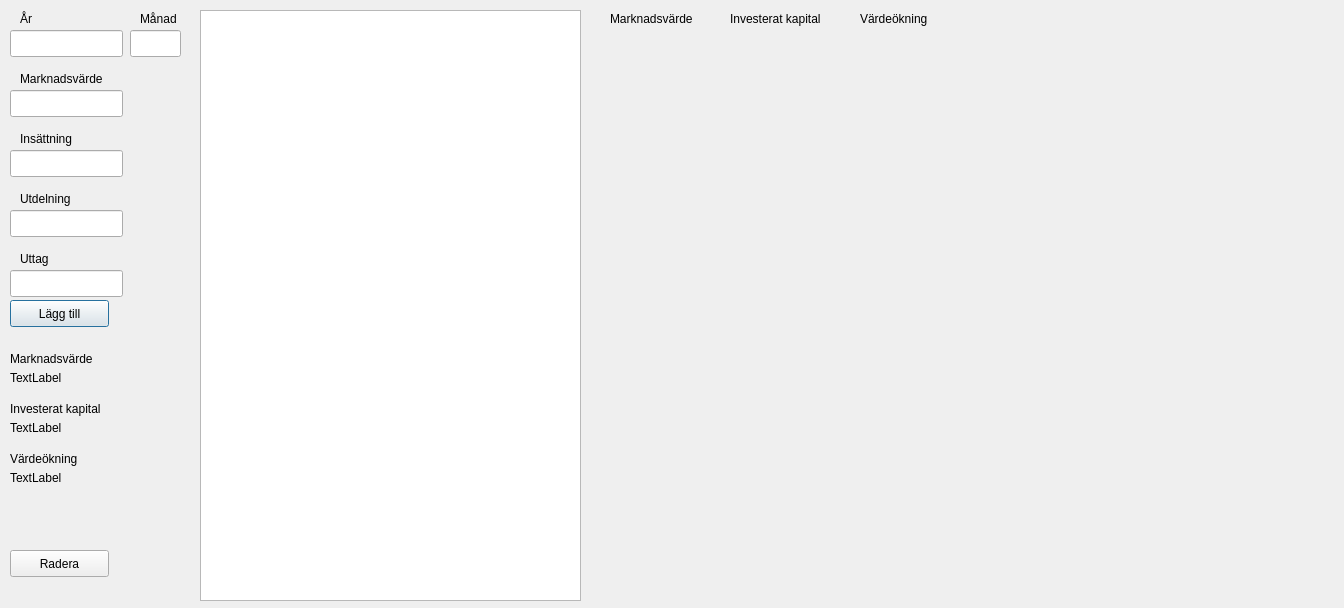
<?xml version="1.0" encoding="UTF-8"?>
<ui version="4.0">
 <class>AdminMyPortfolio</class>
 <widget class="QDialog" name="AdminMyPortfolio">
  <property name="geometry">
   <rect>
    <x>0</x>
    <y>0</y>
    <width>1344</width>
    <height>608</height>
   </rect>
  </property>
  <property name="windowTitle">
   <string>Dialog</string>
  </property>
  <widget class="QLineEdit" name="yearLineEditAdminPortfolio">
   <property name="geometry">
    <rect>
     <x>10</x>
     <y>30</y>
     <width>113</width>
     <height>27</height>
    </rect>
   </property>
  </widget>
  <widget class="QLineEdit" name="monthLineEditAdminPortfolio">
   <property name="geometry">
    <rect>
     <x>130</x>
     <y>30</y>
     <width>51</width>
     <height>27</height>
    </rect>
   </property>
  </widget>
  <widget class="QLabel" name="label">
   <property name="geometry">
    <rect>
     <x>20</x>
     <y>10</y>
     <width>67</width>
     <height>17</height>
    </rect>
   </property>
   <property name="text">
    <string>År</string>
   </property>
  </widget>
  <widget class="QLabel" name="label_2">
   <property name="geometry">
    <rect>
     <x>140</x>
     <y>10</y>
     <width>67</width>
     <height>17</height>
    </rect>
   </property>
   <property name="text">
    <string>Månad</string>
   </property>
  </widget>
  <widget class="QLineEdit" name="marketValueLineEditAdminPortfolio">
   <property name="geometry">
    <rect>
     <x>10</x>
     <y>90</y>
     <width>113</width>
     <height>27</height>
    </rect>
   </property>
  </widget>
  <widget class="QLabel" name="label_3">
   <property name="geometry">
    <rect>
     <x>20</x>
     <y>70</y>
     <width>151</width>
     <height>17</height>
    </rect>
   </property>
   <property name="text">
    <string>Marknadsvärde</string>
   </property>
  </widget>
  <widget class="QLabel" name="label_4">
   <property name="geometry">
    <rect>
     <x>20</x>
     <y>130</y>
     <width>111</width>
     <height>17</height>
    </rect>
   </property>
   <property name="text">
    <string>Insättning</string>
   </property>
  </widget>
  <widget class="QLineEdit" name="addedMoneyLineEditAdminPortfolio">
   <property name="geometry">
    <rect>
     <x>10</x>
     <y>150</y>
     <width>113</width>
     <height>27</height>
    </rect>
   </property>
  </widget>
  <widget class="QLabel" name="label_5">
   <property name="geometry">
    <rect>
     <x>20</x>
     <y>190</y>
     <width>111</width>
     <height>17</height>
    </rect>
   </property>
   <property name="text">
    <string>Utdelning</string>
   </property>
  </widget>
  <widget class="QLineEdit" name="ReceivedDividentLineEditAdminPortfolio">
   <property name="geometry">
    <rect>
     <x>10</x>
     <y>210</y>
     <width>113</width>
     <height>27</height>
    </rect>
   </property>
  </widget>
  <widget class="QPushButton" name="addDataPushButton">
   <property name="geometry">
    <rect>
     <x>10</x>
     <y>300</y>
     <width>99</width>
     <height>27</height>
    </rect>
   </property>
   <property name="text">
    <string>Lägg till</string>
   </property>
  </widget>
  <widget class="QTableView" name="tableView">
   <property name="geometry">
    <rect>
     <x>200</x>
     <y>10</y>
     <width>381</width>
     <height>591</height>
    </rect>
   </property>
  </widget>
  <widget class="QPushButton" name="removeDataPushButton">
   <property name="geometry">
    <rect>
     <x>10</x>
     <y>550</y>
     <width>99</width>
     <height>27</height>
    </rect>
   </property>
   <property name="text">
    <string>Radera</string>
   </property>
  </widget>
  <widget class="QwtPlot" name="qwtPlot">
   <property name="geometry">
    <rect>
     <x>600</x>
     <y>40</y>
     <width>731</width>
     <height>311</height>
    </rect>
   </property>
   <property name="font">
    <font>
     <pointsize>9</pointsize>
    </font>
   </property>
  </widget>
  <widget class="QwtPlot" name="qwtPlot_2">
   <property name="geometry">
    <rect>
     <x>600</x>
     <y>360</y>
     <width>731</width>
     <height>231</height>
    </rect>
   </property>
  </widget>
  <widget class="QLabel" name="label_6">
   <property name="geometry">
    <rect>
     <x>20</x>
     <y>250</y>
     <width>121</width>
     <height>17</height>
    </rect>
   </property>
   <property name="text">
    <string>Uttag</string>
   </property>
  </widget>
  <widget class="QLineEdit" name="withdrawingLineEdit">
   <property name="geometry">
    <rect>
     <x>10</x>
     <y>270</y>
     <width>113</width>
     <height>27</height>
    </rect>
   </property>
  </widget>
  <widget class="QLabel" name="marketValueLabel">
   <property name="geometry">
    <rect>
     <x>610</x>
     <y>10</y>
     <width>111</width>
     <height>17</height>
    </rect>
   </property>
   <property name="text">
    <string>Marknadsvärde</string>
   </property>
  </widget>
  <widget class="QLabel" name="InvestedMoneyLabel">
   <property name="geometry">
    <rect>
     <x>730</x>
     <y>10</y>
     <width>121</width>
     <height>17</height>
    </rect>
   </property>
   <property name="text">
    <string>Investerat kapital</string>
   </property>
  </widget>
  <widget class="QLabel" name="valueIncreaseLabel">
   <property name="geometry">
    <rect>
     <x>860</x>
     <y>10</y>
     <width>101</width>
     <height>17</height>
    </rect>
   </property>
   <property name="text">
    <string>Värdeökning</string>
   </property>
  </widget>
  <widget class="QLabel" name="marketValueLabelData">
   <property name="geometry">
    <rect>
     <x>10</x>
     <y>370</y>
     <width>161</width>
     <height>16</height>
    </rect>
   </property>
   <property name="text">
    <string>TextLabel</string>
   </property>
  </widget>
  <widget class="QLabel" name="marketValueLabel_2">
   <property name="geometry">
    <rect>
     <x>10</x>
     <y>350</y>
     <width>111</width>
     <height>17</height>
    </rect>
   </property>
   <property name="text">
    <string>Marknadsvärde</string>
   </property>
  </widget>
  <widget class="QLabel" name="InvestedMoneyLabel_2">
   <property name="geometry">
    <rect>
     <x>10</x>
     <y>400</y>
     <width>121</width>
     <height>17</height>
    </rect>
   </property>
   <property name="text">
    <string>Investerat kapital</string>
   </property>
  </widget>
  <widget class="QLabel" name="InvestedMoneyLabelData">
   <property name="geometry">
    <rect>
     <x>10</x>
     <y>420</y>
     <width>131</width>
     <height>16</height>
    </rect>
   </property>
   <property name="text">
    <string>TextLabel</string>
   </property>
  </widget>
  <widget class="QLabel" name="valueIncreaseLabel_2">
   <property name="geometry">
    <rect>
     <x>10</x>
     <y>450</y>
     <width>101</width>
     <height>17</height>
    </rect>
   </property>
   <property name="text">
    <string>Värdeökning</string>
   </property>
  </widget>
  <widget class="QLabel" name="valueIncreaseLabelData">
   <property name="geometry">
    <rect>
     <x>10</x>
     <y>470</y>
     <width>151</width>
     <height>16</height>
    </rect>
   </property>
   <property name="text">
    <string>TextLabel</string>
   </property>
  </widget>
 </widget>
 <customwidgets>
  <customwidget>
   <class>QwtPlot</class>
   <extends>QFrame</extends>
   <header>qwt_plot.h</header>
   <container>1</container>
  </customwidget>
 </customwidgets>
 <resources/>
 <connections/>
</ui>
